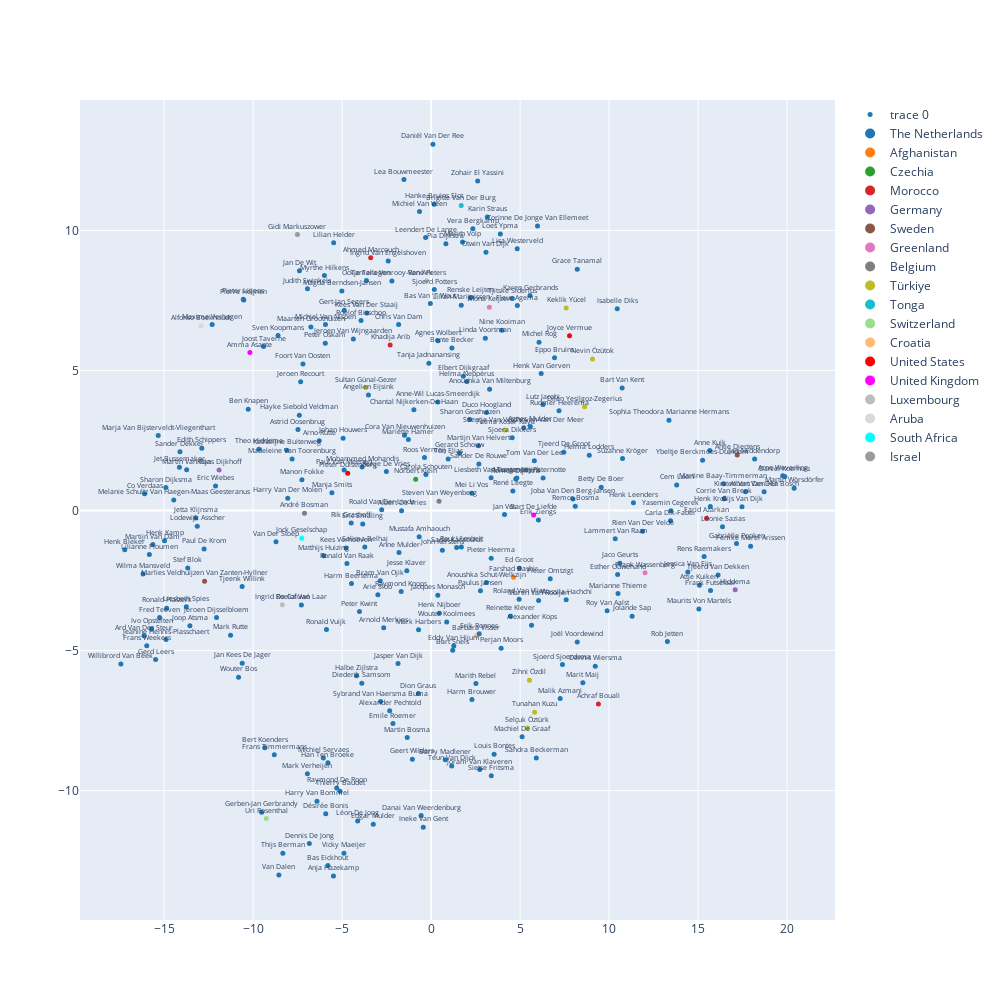

The code cell stored with this chart in its notebook:
### Code cell
speaker_themes_clusters = {}
for k, v in speaker_themes.items():
    speaker_themes_clusters[k] = [prob[1] for prob in v]
    
speaker_themes_clusters = pd.DataFrame(speaker_themes_clusters).T
# Создание экземпляра TSNE
tsne = TSNE(n_jobs=10)  

# Выполнение t-SNE преобразования
tsne_features = tsne.fit(np.array(speaker_themes_clusters))

# Создание словаря для сопоставления страны рождения и цвета
country_color_mapping = {
    'The Netherlands': 'rgb(31, 119, 180)',
    'Afghanistan': 'rgb(255, 127, 14)',
    'Czechia': 'rgb(44, 160, 44)',
    'Morocco': 'rgb(214, 39, 40)',
    'Germany': 'rgb(148, 103, 189)',
    'Sweden': 'rgb(140, 86, 75)',
    'Greenland': 'rgb(227, 119, 194)',
    'Belgium': 'rgb(127, 127, 127)',
    'Türkiye': 'rgb(188, 189, 34)',
    'Tonga': 'rgb(23, 190, 207)',
    'Switzerland': 'rgb(152, 223, 138)',
    'Croatia': 'rgb(255, 187, 120)',
    'United States': 'rgb(255, 0, 0)',
    'United Kingdom': 'rgb(255, 0, 255)',
    'Luxembourg': 'rgb(189, 189, 189)',
    'Aruba': 'rgb(217, 217, 217)',
    'South Africa': 'rgb(0, 255, 255)',
    'Israel': 'rgb(155, 155, 155)'
}

# speaker_color_mapping={speakers:filtered_rows.loc[filtered_rows['speaker_name'] == speaker, 'country_of_birth'].iloc[0].map.country_color_mapping}
speaker_color_mapping = {}

for speaker in speakers:
    country = filtered_rows.loc[filtered_rows['speaker_name'] == speaker, 'country_of_birth'].iloc[0]
    color = country_color_mapping.get(country, 'default_color')  # Use 'default_color' if country not found
    speaker_color_mapping[speaker] = color

# Получение цвета для каждой страны из списка стран
# colors = [country_color_mapping[country] for country in country_themes.keys()]
colors = [speaker_color_mapping[speaker] for speaker in speaker_themes_clusters.index]

# Создание объекта Scatter для визуализации
trace = go.Scatter(
    x=tsne_features[:, 0],
    y=tsne_features[:, 1],
    mode='markers+text',
    text=speaker_themes_clusters.index,
    textfont=dict(size=7),
    textposition='top center',
    marker=dict(color=colors, size=5)
)

# Собираем данные и макет для построения
# data = [trace]
# layout = go.Layout(
#     autosize=False,
#     width=1000,
#     height=1000
# )
# fig = go.Figure(data=data, layout=layout)
# iplot(fig, filename='size-margins')
# Создание объектов Scatter для легенды
legend_traces = []
for country, color in country_color_mapping.items():
    legend_traces.append(go.Scatter(
        x=[None],
        y=[None],
        mode='markers',
        marker=dict(size=10, color=color),
        name=country
    ))

# Собираем данные и макет для построения
data = [trace] + legend_traces
layout = go.Layout(
    autosize=False,
    width=1000,
    height=1000,
    showlegend=True
)
fig = go.Figure(data=data, layout=layout)
iplot(fig, filename='size-margins')

### Figure 1 — Plotly figure (JSON) as saved in the notebook; plotly's stock layout.template omitted (floating-point values rounded to 4 significant figures; data arrays with more than 128 entries replaced by an {"elided": "..."} marker saying what was removed)
{"data": [{"marker": {"color": {"elided": "290 str values"}, "size": 5}, "mode": "markers+text", "text": {"elided": "290 str values"}, "textfont": {"size": 7}, "textposition": "top center", "type": "scatter", "x": {"elided": "290 float values"}, "y": {"elided": "290 float values"}}, {"marker": {"color": "rgb(31, 119, 180)", "size": 10}, "mode": "markers", "name": "The Netherlands", "type": "scatter", "x": [null], "y": [null]}, {"marker": {"color": "rgb(255, 127, 14)", "size": 10}, "mode": "markers", "name": "Afghanistan", "type": "scatter", "x": [null], "y": [null]}, {"marker": {"color": "rgb(44, 160, 44)", "size": 10}, "mode": "markers", "name": "Czechia", "type": "scatter", "x": [null], "y": [null]}, {"marker": {"color": "rgb(214, 39, 40)", "size": 10}, "mode": "markers", "name": "Morocco", "type": "scatter", "x": [null], "y": [null]}, {"marker": {"color": "rgb(148, 103, 189)", "size": 10}, "mode": "markers", "name": "Germany", "type": "scatter", "x": [null], "y": [null]}, {"marker": {"color": "rgb(140, 86, 75)", "size": 10}, "mode": "markers", "name": "Sweden", "type": "scatter", "x": [null], "y": [null]}, {"marker": {"color": "rgb(227, 119, 194)", "size": 10}, "mode": "markers", "name": "Greenland", "type": "scatter", "x": [null], "y": [null]}, {"marker": {"color": "rgb(127, 127, 127)", "size": 10}, "mode": "markers", "name": "Belgium", "type": "scatter", "x": [null], "y": [null]}, {"marker": {"color": "rgb(188, 189, 34)", "size": 10}, "mode": "markers", "name": "Türkiye", "type": "scatter", "x": [null], "y": [null]}, {"marker": {"color": "rgb(23, 190, 207)", "size": 10}, "mode": "markers", "name": "Tonga", "type": "scatter", "x": [null], "y": [null]}, {"marker": {"color": "rgb(152, 223, 138)", "size": 10}, "mode": "markers", "name": "Switzerland", "type": "scatter", "x": [null], "y": [null]}, {"marker": {"color": "rgb(255, 187, 120)", "size": 10}, "mode": "markers", "name": "Croatia", "type": "scatter", "x": [null], "y": [null]}, {"marker": {"color": "rgb(255, 0, 0)", "size": 10}, "mode": "markers", "name": "United States", "type": "scatter", "x": [null], "y": [null]}, {"marker": {"color": "rgb(255, 0, 255)", "size": 10}, "mode": "markers", "name": "United Kingdom", "type": "scatter", "x": [null], "y": [null]}, {"marker": {"color": "rgb(189, 189, 189)", "size": 10}, "mode": "markers", "name": "Luxembourg", "type": "scatter", "x": [null], "y": [null]}, {"marker": {"color": "rgb(217, 217, 217)", "size": 10}, "mode": "markers", "name": "Aruba", "type": "scatter", "x": [null], "y": [null]}, {"marker": {"color": "rgb(0, 255, 255)", "size": 10}, "mode": "markers", "name": "South Africa", "type": "scatter", "x": [null], "y": [null]}, {"marker": {"color": "rgb(155, 155, 155)", "size": 10}, "mode": "markers", "name": "Israel", "type": "scatter", "x": [null], "y": [null]}], "layout": {"autosize": false, "height": 1000, "showlegend": true, "width": 1000}}
